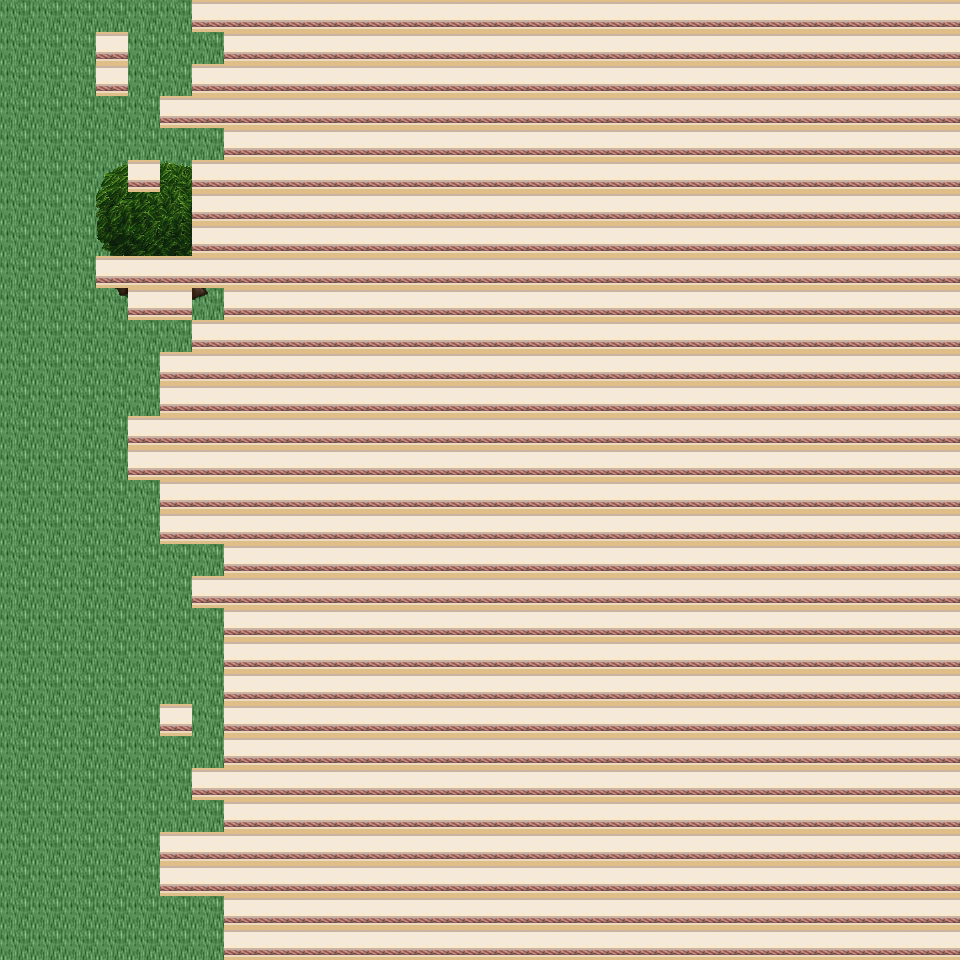

This is a level from a 2D game, rendered from its Tiled map with the project's own tilesets. A one-line summary and the map file follow, with tile-layer data summarised:
An orthogonal 30x30 tile map with 32x32 px tiles, 6 tile layers (Ground, Object, Object2, Above, ...), 28 tilesets and 3 objects (3x mapchange).

<map version="1.0" orientation="orthogonal" renderorder="right-down" width="30" height="30" tilewidth="32" tileheight="32" nextobjectid="4">
  <tileset firstgid="1" name="tileset_building_wall_int_wall_pale" tilewidth="32" tileheight="32" tilecount="16" columns="2">
    <image source="../drawable/tileset_building_wall_int_wall_pale.png" width="64" height="256" />
  </tileset>
  <tileset firstgid="17" name="tileset_ground_ground" tilewidth="32" tileheight="32" tilecount="33" columns="3">
    <image source="../drawable/tileset_ground_ground.png" width="96" height="352" />
  </tileset>
  <tileset firstgid="50" name="tileset_plant_bush_bushes" tilewidth="32" tileheight="32" tilecount="10" columns="5">
    <image source="../drawable/tileset_plant_bush_bushes.png" width="160" height="64" />
  </tileset>
  <tileset firstgid="60" name="tileset_plant_flower_daisy_blue" tilewidth="32" tileheight="32" tilecount="8" columns="2">
    <image source="../drawable/tileset_plant_flower_daisy_blue.png" width="64" height="128" />
  </tileset>
  <tileset firstgid="68" name="tileset_plant_flower_daisy_red" tilewidth="32" tileheight="32" tilecount="8" columns="2">
    <image source="../drawable/tileset_plant_flower_daisy_red.png" width="64" height="128" />
  </tileset>
  <tileset firstgid="76" name="tileset_plant_flower_daisy_white" tilewidth="32" tileheight="32" tilecount="8" columns="2">
    <image source="../drawable/tileset_plant_flower_daisy_white.png" width="64" height="128" />
  </tileset>
  <tileset firstgid="84" name="tileset_plant_flower_daisy_yellow" tilewidth="32" tileheight="32" tilecount="8" columns="2">
    <image source="../drawable/tileset_plant_flower_daisy_yellow.png" width="64" height="128" />
  </tileset>
  <tileset firstgid="92" name="tileset_plant_tree_tree_green" tilewidth="32" tileheight="32" tilecount="88" columns="8">
    <image source="../drawable/tileset_plant_tree_tree_green.png" width="256" height="352" />
  </tileset>
  <tileset firstgid="180" name="tileset_ground_ladder_steps" tilewidth="32" tileheight="32" tilecount="6" columns="3">
    <image source="../drawable/tileset_ground_ladder_steps.png" width="96" height="64" />
  </tileset>
  <tileset firstgid="186" name="tileset_building_fence_wooden_brown_fence" tilewidth="32" tileheight="32" tilecount="42" columns="7">
    <image source="../drawable/tileset_building_fence_wooden_brown_fence.png" width="224" height="192" />
  </tileset>
  <tileset firstgid="228" name="tileset_ground_earth_edges" tilewidth="32" tileheight="32" tilecount="18" columns="6">
    <image source="../drawable/tileset_ground_earth_edges.png" width="192" height="96" />
  </tileset>
  <tileset firstgid="246" name="tileset_ground_grass_edges" tilewidth="32" tileheight="32" tilecount="36" columns="12">
    <image source="../drawable/tileset_ground_grass_edges.png" width="384" height="96" />
  </tileset>
  <tileset firstgid="282" name="tileset_ground_grass_corners" tilewidth="32" tileheight="32" tilecount="24" columns="6">
    <image source="../drawable/tileset_ground_grass_corners.png" width="192" height="128" />
  </tileset>
  <tileset firstgid="306" name="tileset_logic_collision" tilewidth="32" tileheight="32" tilecount="1" columns="1">
    <image source="../drawable/tileset_logic_collision.png" width="32" height="32" />
  </tileset>
  <tileset firstgid="307" name="tileset_plant_tree_apple_tree" tilewidth="32" tileheight="32" tilecount="9" columns="3">
    <image source="../drawable/tileset_plant_tree_apple_tree.png" width="96" height="96" />
  </tileset>
  <tileset firstgid="316" name="tileset_plant_flower_pointed_yellow" tilewidth="32" tileheight="32" tilecount="2" columns="2">
    <image source="../drawable/tileset_plant_flower_pointed_yellow.png" width="64" height="32" />
  </tileset>
  <tileset firstgid="318" name="tileset_plant_flower_planted_containers" tilewidth="32" tileheight="32" tilecount="16" columns="4">
    <image source="../drawable/tileset_plant_flower_planted_containers.png" width="128" height="128" />
  </tileset>
  <tileset firstgid="334" name="tileset_item_firewood" tilewidth="32" tileheight="32" tilecount="12" columns="3">
    <image source="../drawable/tileset_item_firewood.png" width="96" height="128" />
  </tileset>
  <tileset firstgid="346" name="tileset_plant_flower_hothouse_flowers" tilewidth="32" tileheight="32" tilecount="72" columns="6">
    <image source="../drawable/tileset_plant_flower_hothouse_flowers.png" width="192" height="384" />
  </tileset>
  <tileset firstgid="418" name="tileset_ground_water_pool" tilewidth="32" tileheight="32" tilecount="72" columns="3">
    <image source="../drawable/tileset_ground_water_pool.png" width="96" height="768" />
  </tileset>
  <tileset firstgid="490" name="tileset_ground_rock_rubble" tilewidth="32" tileheight="32" tilecount="9" columns="3">
    <image source="../drawable/tileset_ground_rock_rubble.png" width="96" height="96" />
  </tileset>
  <tileset firstgid="499" name="tileset_ground_rock_rocks_3" tilewidth="32" tileheight="32" tilecount="16" columns="4">
    <image source="../drawable/tileset_ground_rock_rocks_3.png" width="128" height="128" />
  </tileset>
  <tileset firstgid="515" name="tileset_ground_rock_rocks" tilewidth="32" tileheight="32" tilecount="4" columns="2">
    <image source="../drawable/tileset_ground_rock_rocks.png" width="64" height="64" />
  </tileset>
  <tileset firstgid="519" name="tileset_item_postbox" tilewidth="32" tileheight="32" tilecount="4" columns="2">
    <image source="../drawable/tileset_item_postbox.png" width="64" height="64" />
  </tileset>
  <tileset firstgid="523" name="tileset_plant_tree_umbrella_thorn" tilewidth="32" tileheight="32" tilecount="18" columns="6">
    <image source="../drawable/tileset_plant_tree_umbrella_thorn.png" width="192" height="96" />
  </tileset>
  <tileset firstgid="541" name="tileset_plant_grasses" tilewidth="32" tileheight="32" tilecount="6" columns="3">
    <image source="../drawable/tileset_plant_grasses.png" width="96" height="64" />
  </tileset>
  <tileset firstgid="547" name="tileset_building_house_pink_blue" tilewidth="32" tileheight="32" tilecount="99" columns="11">
    <image source="../drawable/tileset_building_house_pink_blue.png" width="352" height="288" />
  </tileset>
  <tileset firstgid="646" name="tileset_building_life_tower" tilewidth="32" tileheight="32" tilecount="252" columns="9">
    <image source="../drawable/tileset_building_life_tower.png" width="288" height="896" />
  </tileset>
  <layer name="Ground" width="30" height="30">
    <data>[900 cells, 900 non-empty, 1 distinct tile ids]</data>
  </layer>
  <layer name="Object" width="30" height="30">
    <data>[900 cells, 146 non-empty, 15 distinct tile ids]</data>
  </layer>
  <layer name="Object2" width="30" height="30">
    <data>[900 cells, 74 non-empty, 12 distinct tile ids]</data>
  </layer>
  <layer name="Above" width="30" height="30">
    <data>[900 cells, 379 non-empty, 24 distinct tile ids]</data>
  </layer>
  <layer name="Above2" width="30" height="30">
    <data>[900 cells, 3 non-empty, 3 distinct tile ids]</data>
  </layer>
  <layer name="Walkable" width="30" height="30">
    <data>[900 cells, 728 non-empty, 1 distinct tile ids]</data>
  </layer>
  <objectgroup name="MapEvents">
    <object id="1" name="north" type="mapchange" x="0" y="0" width="192" height="32">
      <properties>
        <property name="map" value="0_ados_mountain_n2_w2_x4_y2" />
        <property name="place" value="south" />
      </properties>
    </object>
    <object id="2" name="south" type="mapchange" x="0" y="928" width="224" height="32">
      <properties>
        <property name="map" value="0_ados_mountain_n2_w2_x4_y4" />
        <property name="place" value="north" />
      </properties>
    </object>
    </objectgroup>
</map>
<!-- 1 of 3 objects omitted -->
